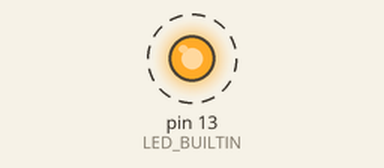
This sketch was run on a simulated Arduino Uno, built with avr-gcc and run on an emulated ATmega328P. On the bench: output pins drawn as LEDs (lit = HIGH). Dashed ring = blinking.

Above: at 0.5 s.
Timing chart, 0 to 4.6 s (numbered marks = the images above):
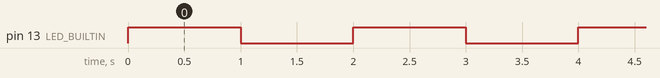

The sketch:

MPU_test.ino
```cpp
#include <MPU6050.h>

void setup()
{
    pinMode(LED_BUILTIN, OUTPUT);
}

void loop()
{
    digitalWrite(LED_BUILTIN, HIGH);
    delay(1000);
    digitalWrite(LED_BUILTIN, LOW);
    delay(1000);
}
```

Measured:
- by itself, pin 13 (LED_BUILTIN): alternates HIGH for 1.0 s and LOW for 1.0 s
